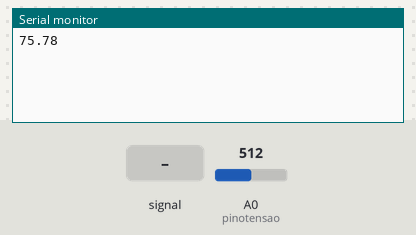
A sketch run on a simulated Arduino Uno, built with avr-gcc and run on an emulated ATmega328P. Shown: the last lines printed to the serial monitor. The inputs (shaded band) are chosen by the test bench; at power-on: A0 (pinotensao) = 512.

Above: at 1.2 s.
1.3 s: A0 (pinotensao) fed a 2 Hz sine of ±306 counts around its level
2.8 s: A0 (pinotensao) set to 716
At 4.1 s:
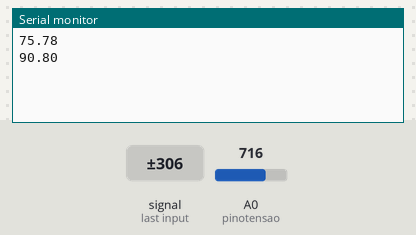
4.3 s: A0 (pinotensao) set to 864
At 6.2 s:
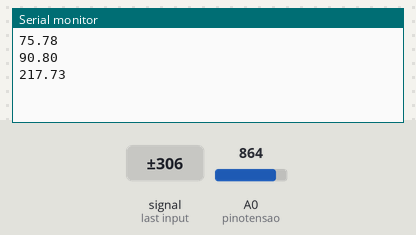
Timing chart, 0 to 7.7 s (numbered marks = the images above; inputs shaded):
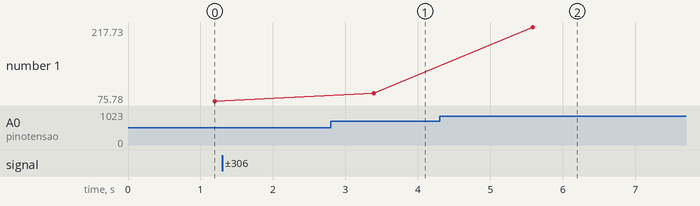

The sketch:

tensaop8definitivo.ino
```cpp
int pinotensao = A0;
float valortensao = 0;
float media = 0;
float tensao = 0;

void setup() {
  pinMode(pinotensao,INPUT);
  Serial.begin(9600);

}

void loop() {
  media = 0;
  for(int i = 0;i<10000;i++){
    valortensao = analogRead(pinotensao);
    media = valortensao +media;
  }

  tensao = media/10000;
  //Serial.println(tensao);
  if (tensao>70 && tensao <854){
    tensao = tensao*0.148;
  }
  else if(tensao > 861){
    tensao = tensao*0.252;
  }
  else{
    tensao = 0;
  }
  //valortensao = analogRead(pinotensao)*0.146;
  //valortensao = analogRead(pinotensao);
  Serial.println(tensao);
  Serial.print("\n");
  delay(1000);


}
```

Measured:
- after the input at 2.8 s, the serial monitor: prints a new line after 0.59 s (image 1)
- after the input at 4.3 s, the serial monitor: prints a new line after 1.3 s (image 2)
- plotted number 1: 75.78 → 90.8 after the input at 2.8 s, 90.8 → 217.73 after the input at 4.3 s
